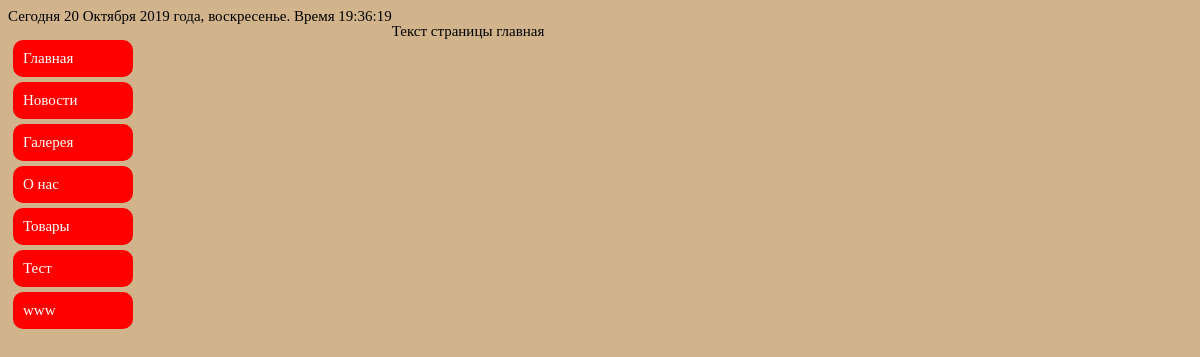
Screenshot of /site/index.php?Parameter=page&id=1 with the database file from the repository.
### tables this page shows
CREATE TABLE `pages` (
  `id` int(2) NOT NULL AUTO_INCREMENT,
  `menu_name` varchar(50) DEFAULT NULL,
  `content` text,
  `visible_in_main_menu` enum('0','1') DEFAULT NULL,
  `created_at` int(20) DEFAULT NULL,
  `updated_at` int(20) DEFAULT NULL,
  PRIMARY KEY (`id`)
);

### site/index.php (called while the page is built, shortened)
<?php
spl_autoload_register(function ($name)
{
    $name = str_replace('\\', '/', $name);
});
$db = new Db();
require_once "header.php";
require_once "body.php";
require_once "footer.php";

### site/app/classes/Db.php (called while the page is built, shortened)
<?php
class Db extends Config
{
    protected $connection;
    public function __construct()
    {
        if($this->connection = mysqli_connect($this->host,$this->user,$this->pass,$this->db))
        {
            mysqli_query($this->connection,"SET NAMES UTF8");
        }
    }
    public function sql($query)
    {
        if($query)
        {
            $result = mysqli_query($this->connection,$query);
            while ($row = mysqli_fetch_assoc($result))
            {
                $pages[] = $row;
            }
            return $pages;
        }
    }
}

### site/views/Vmenu.php (the view, shortened to what this page needs)
<?php
$all_menus = $db->sql("SELECT menu_name,id FROM pages");
echo "<ul>\n";
foreach ($all_menus as $v)
{
    echo "\t<li><a href='index.php?Parameter=page&id={$v['id']}'>{$v['menu_name']}</a></li>\n";
}
echo "\t</ul>\n";
?>

### site/views/Vcontent.php
<?php
$sql = "SELECT content FROM pages WHERE id='{$_GET['id']}'";
$content= $db->sql($sql);
echo $content[0]['content'];

### site/style/style.css (style rules this page uses)
body { background-color: tan; font-size: 15px; }
#menu ul { list-style-type: none; padding-left: 0; width: 155px; }
#menu a { text-decoration: none; background-color: red; color: white; display: block; width: 100px; padding: 10px; margin: 5px; border-radius: 10px; }

### rows the page displays
pages: menu_name "Главная", content "Текст страницы главная"
pages: menu_name "Новости"
pages: menu_name "Галерея"
pages: menu_name "О нас"
pages: menu_name "Товары"
pages: menu_name "Тест"
pages: menu_name "www"
